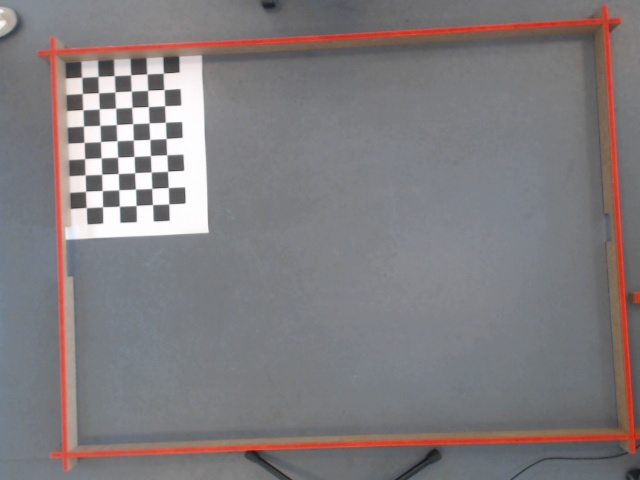
#> input picture images/calib0.jpg, 640 x 480 px; its folder holds 4 pictures in this run
$ python -i CameraCalibration.py   (imports and definitions only)
#> lines starting #> are read from the running program, lines starting #| are printed output that depends on the picture; after the words box and inside, x2 and y2 are one past the last pixel; in counts of white or black regions, pixels touching at a corner belong together
from cv2.gapi import video
import numpy as np
import cv2
import glob
import pathlib
import yaml

x = 1280
y = 720
resolution = (x, y)


def get_calibration_data(filename="calibration_matrix.yaml"):
    with open(filename, "r") as f:
        data = yaml.safe_load(f)
    return np.array(data['camera_matrix']), np.array(data['dist_coeff'])


def capture_calibration_images():
    no_of_calibration_images = 20

    video_capture = cv2.VideoCapture(1, cv2.CAP_DSHOW)  # Open camera WINDOWS OS
    # video_capture = cv.VideoCapture(0) #Open camera MAC OS

    path = 'images'
    pathlib.Path(path).mkdir(parents=True, exist_ok=True)

    i = 0
    while i < no_of_calibration_images:
        ret, frame = video_capture.read()
        frame = cv2.resize(frame, resolution, interpolation=cv2.INTER_NEAREST)
        cv2.imshow('capture calibration image - "q" to capture', frame)
        if cv2.waitKey(1) & 0xFF == ord('q'):
            cv2.imwrite(path + '/calib' + str(i) + '.jpg', frame)
            print("Image " + str(i) + " saved")
            i += 1

    video_capture.release()
    cv2.destroyAllWindows()


#Credit: https://nikatsanka.github.io/camera-calibration-using-opencv-and-python.html
def calibrate_camera():
    chessboardCorners = (6, 9)

    # Define the size of the squares in the chessboard, in meters
    squaresize = 0.05  # 2.3 cm = 0.023 m

    # termination criteria
    criteria = (cv2.TERM_CRITERIA_EPS + cv2.TERM_CRITERIA_MAX_ITER, 30, 0.001)
    # prepare object points, like (0,0,0), (1,0,0), (2,0,0) ....,(6,5,0)
    objp = np.zeros((chessboardCorners[0]*chessboardCorners[1], 3), np.float32)
    objp[:, :2] = np.mgrid[0:chessboardCorners[0], 0:chessboardCorners[1]].T.reshape(-1, 2)
    objp = objp * squaresize  # Multiply by the size of the squares to get the actual dimensions
    # Arrays to store object points and image points from all the images.
    objpoints = []  # 3d point in real world space
    imgpoints = []  # 2d points in image plane.

    images = glob.glob(r'images/*.jpg')
    print(f'Found {len(images)} images.')

    # path = 'results'
    # pathlib.Path(path).mkdir(parents=True, exist_ok=True)

    found = 0
    for fname in images:
        img = cv2.imread(fname)  # Capture frame-by-frame
#> img is the input picture: shape (480, 640, 3); mean B, G, R 126.6, 124.3, 128.6
        # print(images[im_i])
        gray = cv2.cvtColor(img, cv2.COLOR_BGR2GRAY)
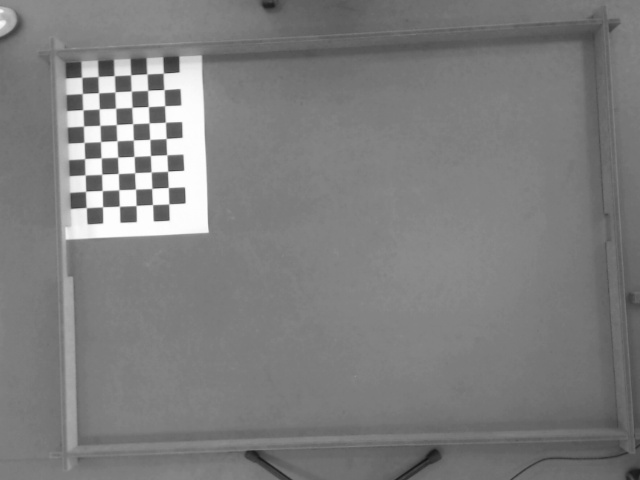
#> gray: shape (480, 640); min 18, max 255, mean 125.8
        img = cv2.resize(img, resolution, interpolation=cv2.INTER_NEAREST)
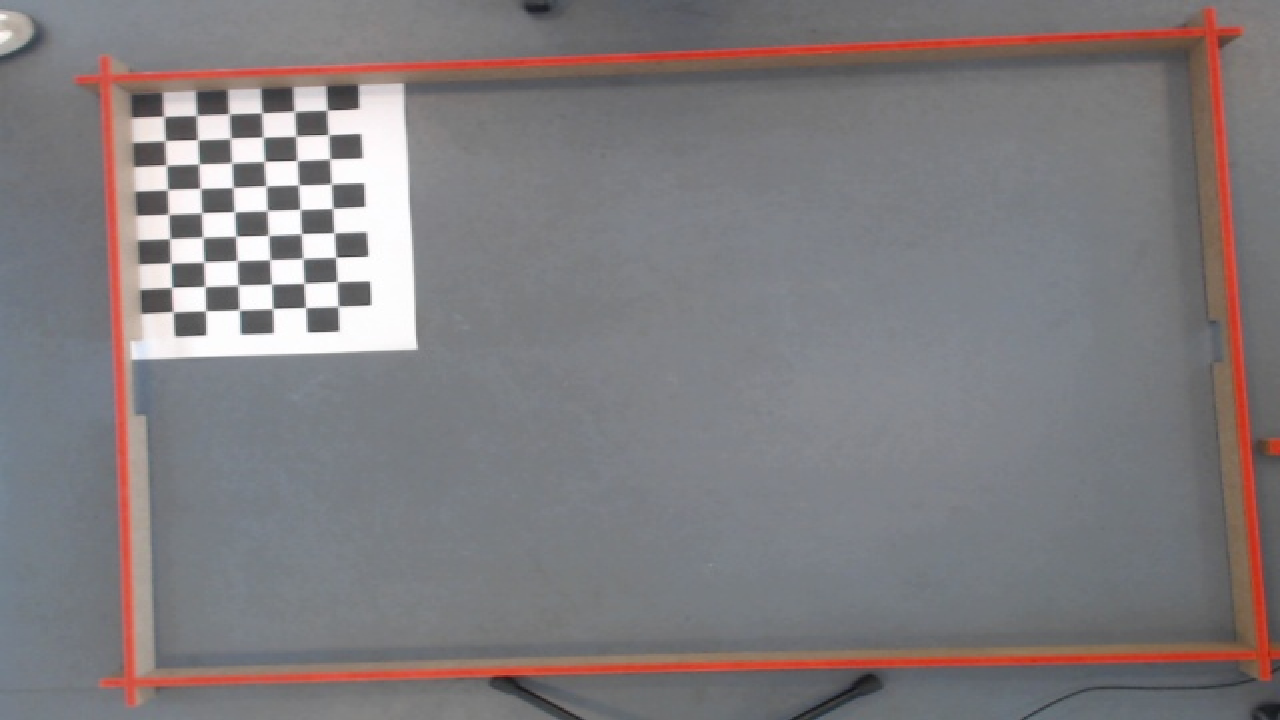
#> img: shape (720, 1280, 3); mean B, G, R 126.6, 124.3, 128.6
        # Find the chess board corners
        ret, corners = cv2.findChessboardCorners(gray, chessboardCorners, None)
#> ret = True; corners = 54 rows, first 8: [80.81, 76.45], [98.6, 75.66], [115, 76.41], [129.9, 75.59], [147.7, 74.69], [163.6, 72.51], [81.97, 93.57], [98.42, 93.03]
        # If found, add object points, image points (after refining them)
        if ret is True:
            print('Found corners in image', fname)
            objpoints.append(objp)   # Certainly, every loop objp is the same, in 3D.
            corners2 = cv2.cornerSubPix(gray, corners, (11, 11), (-1, -1), criteria)
#> corners2 = 54 rows, first 8: [81.47, 77.19], [98.17, 76.42], [114.1, 75.65], [130.7, 74.77], [146.7, 73.87], [163.4, 73.18], [82.29, 93.56], [98.54, 92.77]
            imgpoints.append(corners2)
            # Draw and display the corners
            img = cv2.drawChessboardCorners(img, chessboardCorners, corners2, ret)
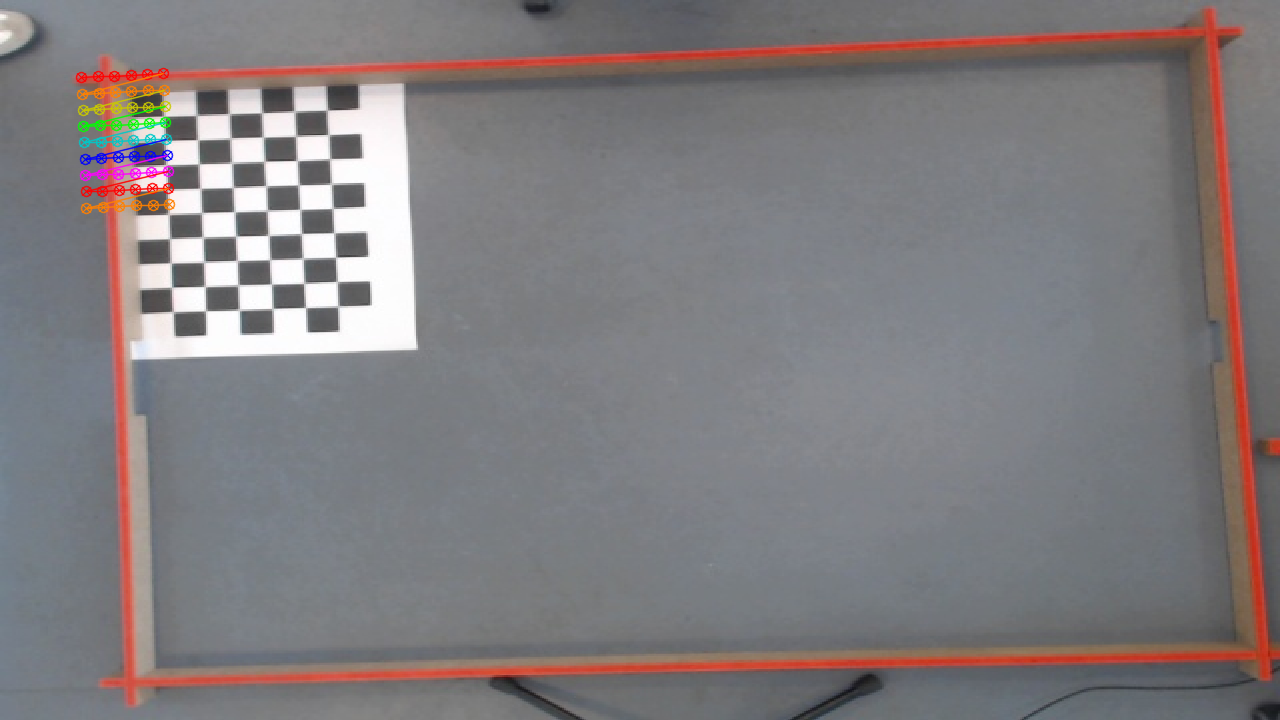
#> img: shape (720, 1280, 3); 0.87% of pixels changed, all inside (x1, y1, x2, y2) = (75, 67, 176, 215)
            found += 1
            cv2.imshow('img', img)
            cv2.waitKey(500)
            # if you want to save images with detected corners
            # uncomment following 2 lines and lines 5, 18 and 19
            # image_name = path + '/calibresult' + str(found) + '.png'
            # cv2.imwrite(image_name, img)
        else:
            print('Corners not found in image', fname)
#> pass 2 of the loop in calibrate_camera, `for fname in images:`:
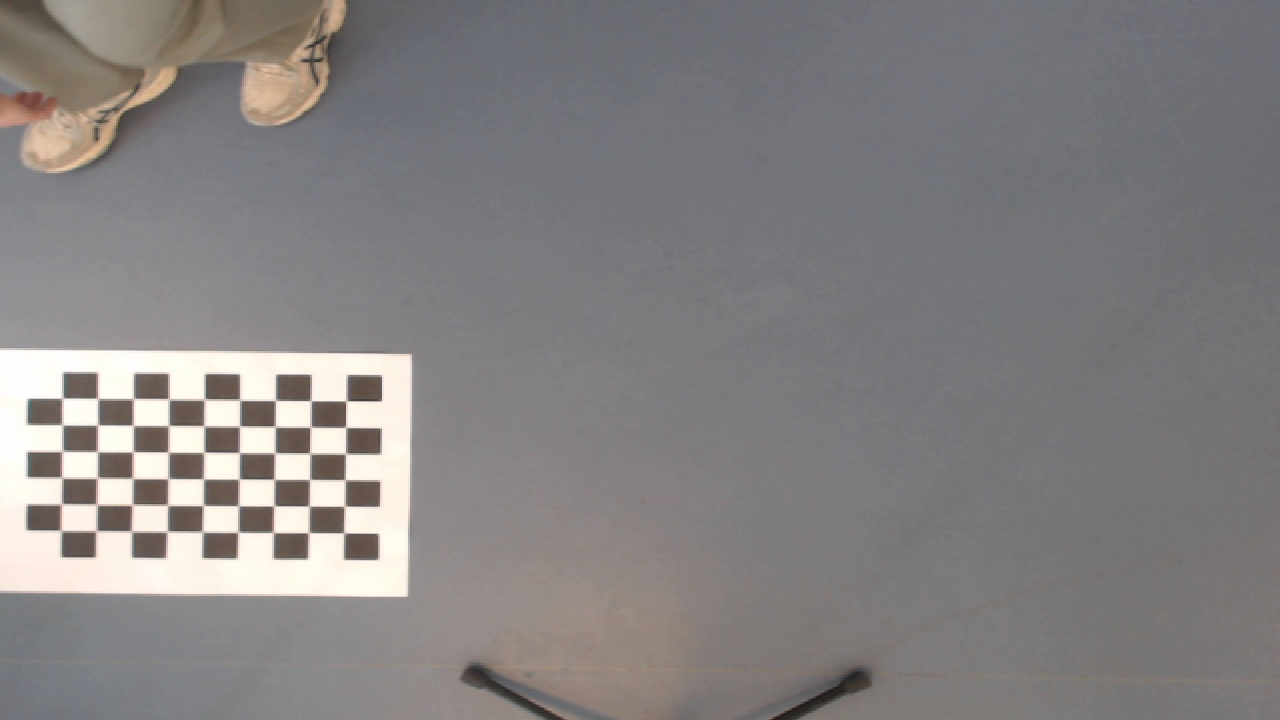
#> input picture images/calib1.jpg, 1280 x 720 px
#> in calibrate_camera, img is the input picture: shape (720, 1280, 3); mean B, G, R 129.8, 129.7, 132.5
#> gray: shape (720, 1280)
#> corners = 54 rows, first 8: [345.7, 401.1], [345.3, 427.3], [345.6, 453.9], [345, 479.1], [344.2, 506.3], [343.4, 532.6], [311.2, 400.8], [309.7, 427.9]
#> corners2 = 54 rows, first 8: [346.1, 400.8], [345.7, 427.5], [345.6, 453.7], [345.1, 479.7], [344.5, 506.2], [343.8, 532.9], [310.8, 400.7], [310.4, 427.2]
#> in calibrate_camera, `img = cv2.drawChessboardCorners(img, chessboardCorners, corners2, ret)`:
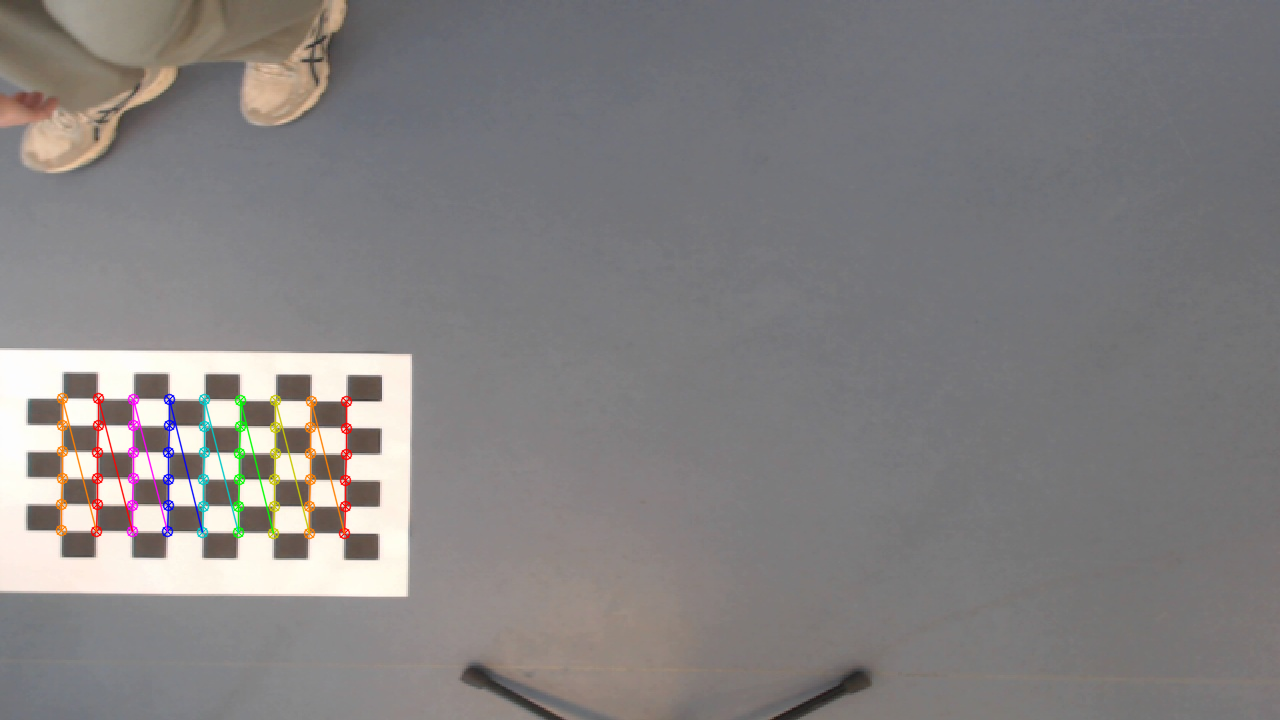
#> img: shape (720, 1280, 3); 1.21% of pixels changed, all inside (x1, y1, x2, y2) = (55, 392, 353, 540)
#> pass 3 of the loop in calibrate_camera, `for fname in images:`:
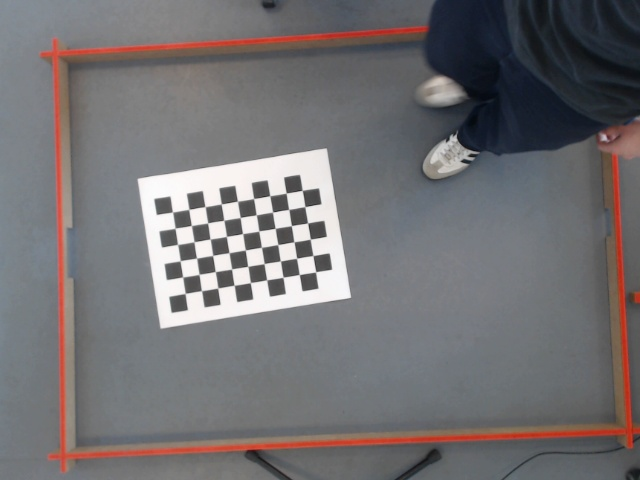
#> input picture images/calib10.jpg, 640 x 480 px
#> in calibrate_camera, img is the input picture: shape (480, 640, 3); mean B, G, R 114.6, 112.6, 115.2
#> gray: shape (480, 640)
#> in calibrate_camera, `img = cv2.resize(img, resolution, interpolation=cv2.INTER_NEAREST)`:
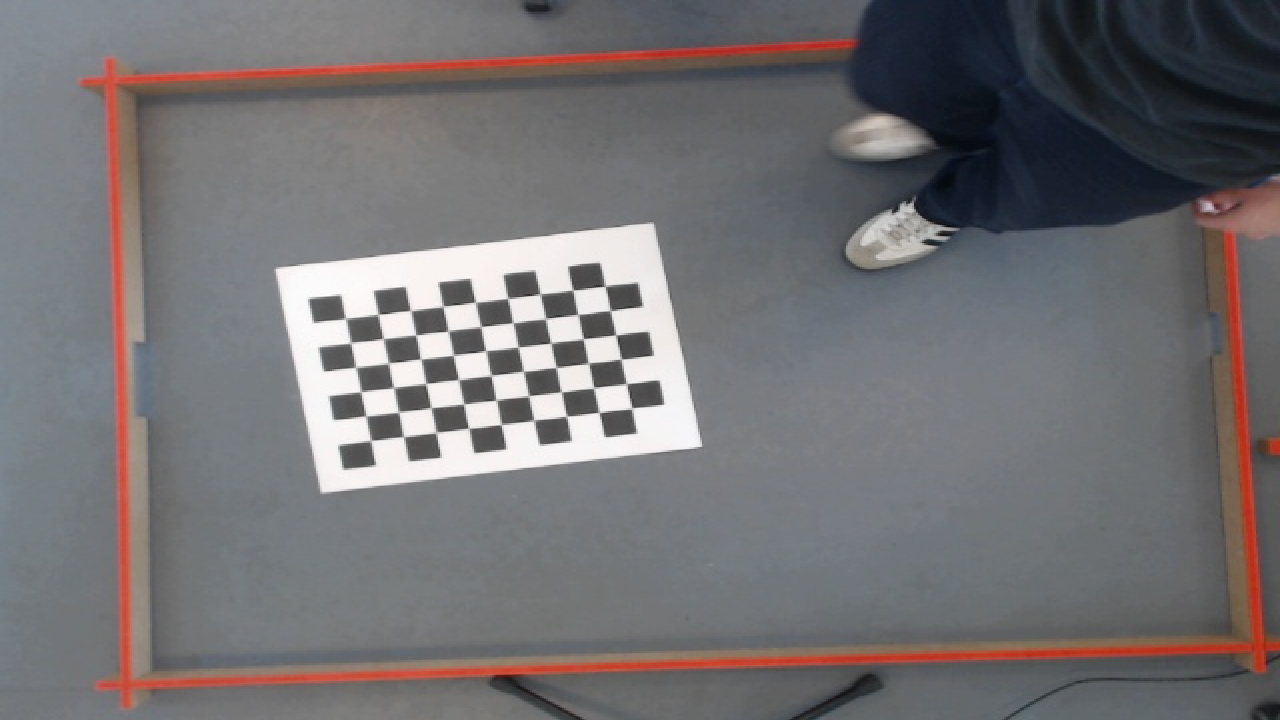
#> img: shape (720, 1280, 3); mean B, G, R 114.6, 112.5, 115.2
#> corners = 54 rows, first 8: [185.3, 293.4], [182.6, 276.9], [180.2, 260.8], [177.5, 244.4], [175.1, 228.2], [172.4, 211.9], [201.5, 290.6], [199.1, 274.3]
#> corners2 = 54 rows, first 8: [185.2, 293.4], [182.7, 277], [180.2, 260.8], [177.7, 244.5], [175.1, 228.3], [172.5, 212.1], [201.5, 290.7], [199.1, 274.4]
#> in calibrate_camera, `img = cv2.drawChessboardCorners(img, chessboardCorners, corners2, ret)`:
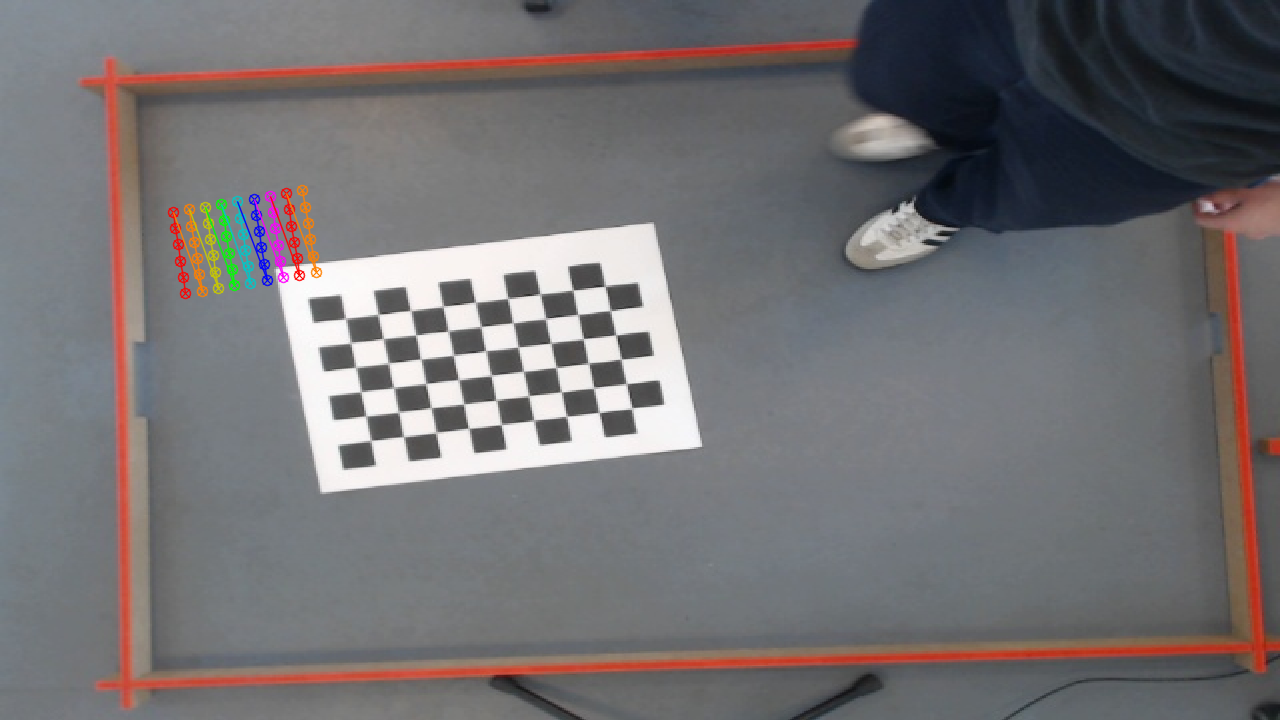
#> img: shape (720, 1280, 3); 0.87% of pixels changed, all inside (x1, y1, x2, y2) = (167, 184, 323, 300)
#> the loop made 4 passes; the first 3 are shown

    print("Number of images used for calibration: ", found)

    # When everything done, release the capture
    # cap.release()
    cv2.destroyAllWindows()

    # calibration
    ret, mtx, dist, rvecs, tvecs = cv2.calibrateCamera(objpoints, imgpoints, gray.shape[::-1], None, None)

#> (the run stopped early here; a loop or call above may not have finished)
